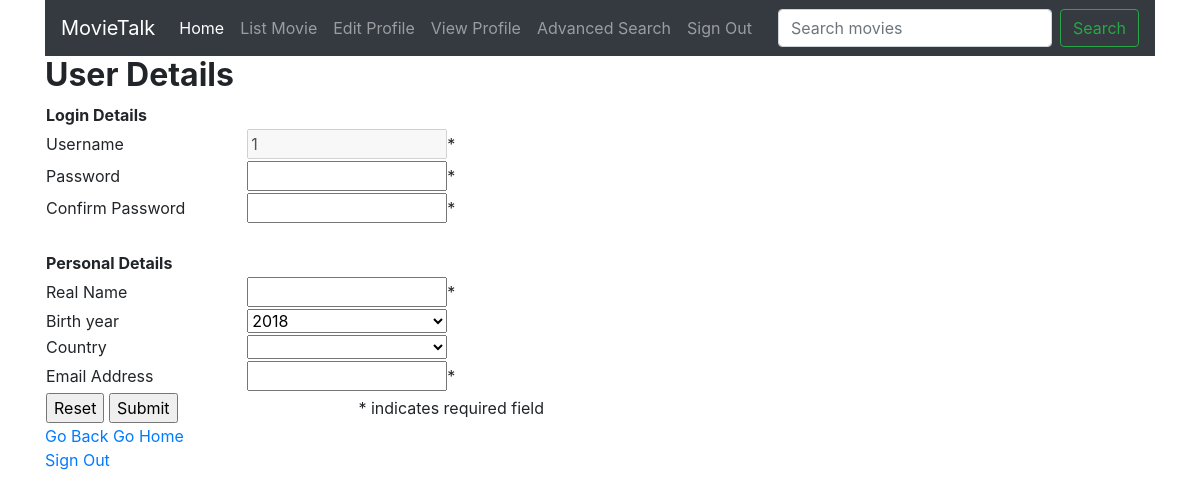
The app's page /php/editUser.php?edit_id=1 (signed in), older data.
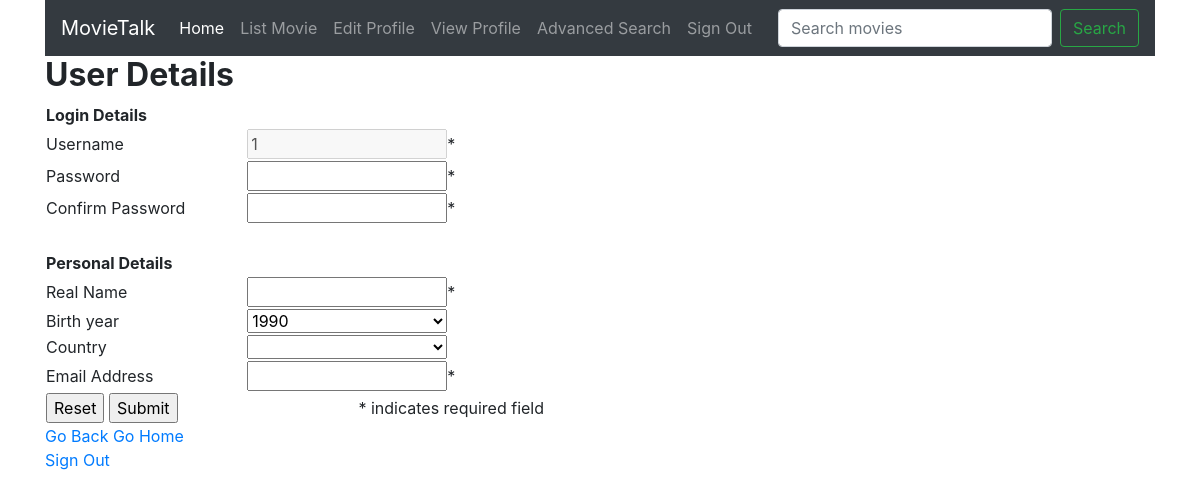
The same page, newer data.
### tables this page shows
CREATE TABLE `users` (
  `username` varchar(100) NOT NULL,
  `real_name` varchar(50) NOT NULL,
  `email` varchar(100) NOT NULL,
  `birth_year` int(4) UNSIGNED NOT NULL,
  `country` varchar(50) NOT NULL,
  `password` varchar(50) NOT NULL,
  `access_level` varchar(10) NOT NULL,
  `banned_until` datetime DEFAULT NULL,
  `ban_reason` varchar(50) DEFAULT NULL
);

### php/editUser.php (the view, shortened to what this page needs)
<?php
require '../func/dbconnection.php';
  if (isset($_GET['edit_id']))
  {
      $edit_query = 'SELECT * FROM users WHERE username = \''.$_GET['edit_id'].'\'';
      $result = mysqli_query($connection, $edit_query);
      $row = $result->fetch_assoc();
  }
  else
  {
	  header('Location: listUsers.php');
	  exit;
  }
?>
<!DOCTYPE html>
<html>
<head>
</head>
<body>
<?php require 'navigationbar.php'; ?>
<div class="container">
<h2><strong>User Details</strong></h2>
<form name="UserForm" method="post" action="editUser.php?edit_id=<?php echo $_GET['edit_id']?>" onsubmit="return ValidateUserForm();">
  <table style="width: 500px; border: 0px;" cellspacing="1" cellpadding="1">
  <tr>
      <td colspan="2"><strong>Login Details</strong></td>
    </tr>
  <tr style="background-color: #FFFFFF;">
      <td>Username</td>
      <td>
        <input name="username" type="text" style="width: 200px;" maxlength="100" value="<?php echo
		$row ['username']; ?>" disabled/>*</td>
    </tr>
    <tr style="background-color: #FFFFFF;">
      <td>Password</td>
      <td>
        <input name="password" type="password" style="width: 200px;" maxlength="20"  required/>*</td>
    </tr>
    <tr style="background-color: #FFFFFF;">
      <td>Confirm Password</td>
      <td>
        <input name="confirmPassword" type="password" style="width: 200px;" maxlength="20"  required/>*</td>
    </tr>
    <tr>
      <td colspan="2">&nbsp;</td>
    </tr>
    <tr>
      <td colspan="2"><strong>Personal Details</strong></td>
    </tr>
    <tr style="background-color: #FFFFFF;">
      <td>Real Name</td>
      <td>
        <input name="realname" type="text" style="width: 200px;" maxlength="50" value="<?php echo
		$row ['real_name']; ?>" />*</td>
    </tr>
    <tr style="background-color: #FFFFFF;">
      <td>Birth year</td>
      <td>
        <select name="birth_year" style="width: 200px;">
          <?php
            for ($i=date("Y"); $i>=date("Y")-130; $i--)
            {
              echo '<option value="'."$i".'"';
              if ($i == $row ['birth_year'])
              {
                echo ' selected="selected"';
              }
              echo '>'."$i".'</option>';
            }
          ?>
        </select>
      </td>
    </tr>
    <tr style="background-color: #FFFFFF;">
    <td>Country</td>
    <td>
      <select name="country" style="width: 200px;">
       <option value="<?php echo $row ['country']; ?>" selected><?php echo	$row ['country']; ?></option>
        <option value="United States">United States</option>
      </select>
</td>
    </tr>
    <tr style="background-color: #FFFFFF;">
      <td>Email Address</td>
      <td>
        <input name="emailAddress" type="text" style="width: 200px;" maxlength="200" value="<?php echo
		$row ['email']; ?>" required/>*</td>
    </tr>
    <tr style="background-color: #FFFFFF;">
      <td>
        <input type="reset" name="reset" value="Reset" />
		<input type="submit" name="submit" value="Submit" /></td>
      <td>
        <div align="right">* indicates required field</div></td>
    </tr>
  </table>
  <a href="javascript: history.back();">Go Back </a>
  <a href="../">Go Home </a>
</form>
<?php   echo '<a href="../logout.php">Sign Out</a>'; ?>
</div>
</body>
</html>

Row changes from the older to the newer data that the page shows:
changed users id 1: birth_year (not shown) → "1990"
Text that changed along with them:
form field birth_year: "2018" → (not shown)
